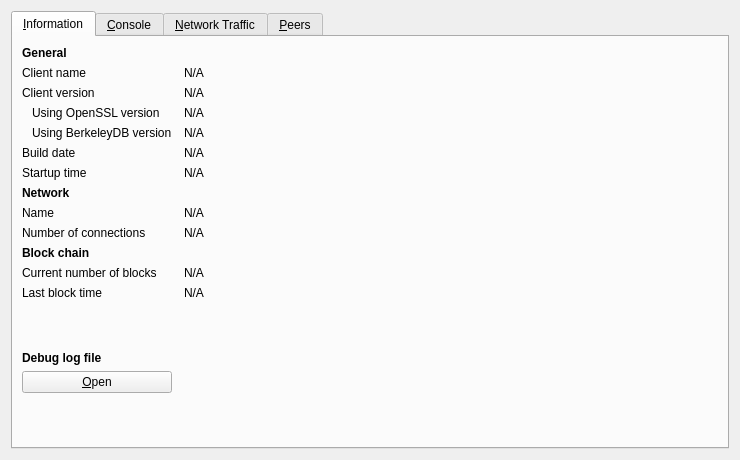
<?xml version="1.0" encoding="UTF-8"?>
<ui version="4.0">
 <class>RPCConsole</class>
 <widget class="QWidget" name="RPCConsole">
  <property name="geometry">
   <rect>
    <x>0</x>
    <y>0</y>
    <width>740</width>
    <height>450</height>
   </rect>
  </property>
  <property name="windowTitle">
   <string>Debug window</string>
  </property>
  <layout class="QVBoxLayout" name="verticalLayout_2">
   <item>
    <widget class="QTabWidget" name="tabWidget">
     <property name="currentIndex">
      <number>0</number>
     </property>
     <widget class="QWidget" name="tab_info">
      <attribute name="title">
       <string>&amp;Information</string>
      </attribute>
      <layout class="QGridLayout" name="gridLayout" columnstretch="0,1">
       <property name="horizontalSpacing">
        <number>12</number>
       </property>
       <item row="0" column="0">
        <widget class="QLabel" name="label_9">
         <property name="font">
          <font>
           <weight>75</weight>
           <bold>true</bold>
          </font>
         </property>
         <property name="text">
          <string>General</string>
         </property>
        </widget>
       </item>
       <item row="1" column="0">
        <widget class="QLabel" name="label_5">
         <property name="text">
          <string>Client name</string>
         </property>
        </widget>
       </item>
       <item row="1" column="1">
        <widget class="QLabel" name="clientName">
         <property name="cursor">
          <cursorShape>IBeamCursor</cursorShape>
         </property>
         <property name="text">
          <string>N/A</string>
         </property>
         <property name="textFormat">
          <enum>Qt::PlainText</enum>
         </property>
         <property name="textInteractionFlags">
          <set>Qt::LinksAccessibleByMouse|Qt::TextSelectableByKeyboard|Qt::TextSelectableByMouse</set>
         </property>
        </widget>
       </item>
       <item row="2" column="0">
        <widget class="QLabel" name="label_6">
         <property name="text">
          <string>Client version</string>
         </property>
        </widget>
       </item>
       <item row="2" column="1">
        <widget class="QLabel" name="clientVersion">
         <property name="cursor">
          <cursorShape>IBeamCursor</cursorShape>
         </property>
         <property name="text">
          <string>N/A</string>
         </property>
         <property name="textFormat">
          <enum>Qt::PlainText</enum>
         </property>
         <property name="textInteractionFlags">
          <set>Qt::LinksAccessibleByMouse|Qt::TextSelectableByKeyboard|Qt::TextSelectableByMouse</set>
         </property>
        </widget>
       </item>
       <item row="3" column="0">
        <widget class="QLabel" name="label_14">
         <property name="text">
          <string>Using OpenSSL version</string>
         </property>
         <property name="indent">
          <number>10</number>
         </property>
        </widget>
       </item>
       <item row="3" column="1">
        <widget class="QLabel" name="openSSLVersion">
         <property name="cursor">
          <cursorShape>IBeamCursor</cursorShape>
         </property>
         <property name="text">
          <string>N/A</string>
         </property>
         <property name="textFormat">
          <enum>Qt::PlainText</enum>
         </property>
         <property name="textInteractionFlags">
          <set>Qt::LinksAccessibleByMouse|Qt::TextSelectableByKeyboard|Qt::TextSelectableByMouse</set>
         </property>
        </widget>
       </item>
       <item row="4" column="0">
        <widget class="QLabel" name="label_berkeleyDBVersion">
         <property name="text">
          <string>Using BerkeleyDB version</string>
         </property>
         <property name="indent">
          <number>10</number>
         </property>
        </widget>
       </item>
       <item row="4" column="1">
        <widget class="QLabel" name="berkeleyDBVersion">
         <property name="cursor">
          <cursorShape>IBeamCursor</cursorShape>
         </property>
         <property name="text">
          <string>N/A</string>
         </property>
         <property name="textFormat">
          <enum>Qt::PlainText</enum>
         </property>
         <property name="textInteractionFlags">
          <set>Qt::LinksAccessibleByMouse|Qt::TextSelectableByKeyboard|Qt::TextSelectableByMouse</set>
         </property>
        </widget>
       </item>
       <item row="5" column="0">
        <widget class="QLabel" name="label_12">
         <property name="text">
          <string>Build date</string>
         </property>
        </widget>
       </item>
       <item row="5" column="1">
        <widget class="QLabel" name="buildDate">
         <property name="cursor">
          <cursorShape>IBeamCursor</cursorShape>
         </property>
         <property name="text">
          <string>N/A</string>
         </property>
         <property name="textFormat">
          <enum>Qt::PlainText</enum>
         </property>
         <property name="textInteractionFlags">
          <set>Qt::LinksAccessibleByMouse|Qt::TextSelectableByKeyboard|Qt::TextSelectableByMouse</set>
         </property>
        </widget>
       </item>
       <item row="6" column="0">
        <widget class="QLabel" name="label_13">
         <property name="text">
          <string>Startup time</string>
         </property>
        </widget>
       </item>
       <item row="6" column="1">
        <widget class="QLabel" name="startupTime">
         <property name="cursor">
          <cursorShape>IBeamCursor</cursorShape>
         </property>
         <property name="text">
          <string>N/A</string>
         </property>
         <property name="textFormat">
          <enum>Qt::PlainText</enum>
         </property>
         <property name="textInteractionFlags">
          <set>Qt::LinksAccessibleByMouse|Qt::TextSelectableByKeyboard|Qt::TextSelectableByMouse</set>
         </property>
        </widget>
       </item>
       <item row="7" column="0">
        <widget class="QLabel" name="label_11">
         <property name="font">
          <font>
           <weight>75</weight>
           <bold>true</bold>
          </font>
         </property>
         <property name="text">
          <string>Network</string>
         </property>
        </widget>
       </item>
       <item row="8" column="0">
        <widget class="QLabel" name="label_8">
         <property name="text">
          <string>Name</string>
         </property>
        </widget>
       </item>
       <item row="8" column="1">
        <widget class="QLabel" name="networkName">
         <property name="cursor">
          <cursorShape>IBeamCursor</cursorShape>
         </property>
         <property name="text">
          <string>N/A</string>
         </property>
         <property name="textFormat">
          <enum>Qt::PlainText</enum>
         </property>
         <property name="textInteractionFlags">
          <set>Qt::LinksAccessibleByMouse|Qt::TextSelectableByKeyboard|Qt::TextSelectableByMouse</set>
         </property>
        </widget>
       </item>
       <item row="9" column="0">
        <widget class="QLabel" name="label_7">
         <property name="text">
          <string>Number of connections</string>
         </property>
        </widget>
       </item>
       <item row="9" column="1">
        <widget class="QLabel" name="numberOfConnections">
         <property name="cursor">
          <cursorShape>IBeamCursor</cursorShape>
         </property>
         <property name="text">
          <string>N/A</string>
         </property>
         <property name="textFormat">
          <enum>Qt::PlainText</enum>
         </property>
         <property name="textInteractionFlags">
          <set>Qt::LinksAccessibleByMouse|Qt::TextSelectableByKeyboard|Qt::TextSelectableByMouse</set>
         </property>
        </widget>
       </item>
       <item row="10" column="0">
        <widget class="QLabel" name="label_10">
         <property name="font">
          <font>
           <weight>75</weight>
           <bold>true</bold>
          </font>
         </property>
         <property name="text">
          <string>Block chain</string>
         </property>
        </widget>
       </item>
       <item row="11" column="0">
        <widget class="QLabel" name="label_3">
         <property name="text">
          <string>Current number of blocks</string>
         </property>
        </widget>
       </item>
       <item row="11" column="1">
        <widget class="QLabel" name="numberOfBlocks">
         <property name="cursor">
          <cursorShape>IBeamCursor</cursorShape>
         </property>
         <property name="text">
          <string>N/A</string>
         </property>
         <property name="textFormat">
          <enum>Qt::PlainText</enum>
         </property>
         <property name="textInteractionFlags">
          <set>Qt::LinksAccessibleByMouse|Qt::TextSelectableByKeyboard|Qt::TextSelectableByMouse</set>
         </property>
        </widget>
       </item>
       <item row="12" column="0">
        <widget class="QLabel" name="label_2">
         <property name="text">
          <string>Last block time</string>
         </property>
        </widget>
       </item>
       <item row="12" column="1">
        <widget class="QLabel" name="lastBlockTime">
         <property name="cursor">
          <cursorShape>IBeamCursor</cursorShape>
         </property>
         <property name="text">
          <string>N/A</string>
         </property>
         <property name="textFormat">
          <enum>Qt::PlainText</enum>
         </property>
         <property name="textInteractionFlags">
          <set>Qt::LinksAccessibleByMouse|Qt::TextSelectableByKeyboard|Qt::TextSelectableByMouse</set>
         </property>
        </widget>
       </item>
       <item row="13" column="0">
        <spacer name="verticalSpacer_2">
         <property name="orientation">
          <enum>Qt::Vertical</enum>
         </property>
         <property name="sizeHint" stdset="0">
          <size>
           <width>20</width>
           <height>20</height>
          </size>
         </property>
        </spacer>
       </item>
       <item row="14" column="0">
        <widget class="QLabel" name="labelDebugLogfile">
         <property name="font">
          <font>
           <weight>75</weight>
           <bold>true</bold>
          </font>
         </property>
         <property name="text">
          <string>Debug log file</string>
         </property>
        </widget>
       </item>
       <item row="15" column="0">
        <widget class="QPushButton" name="openDebugLogfileButton">
         <property name="toolTip">
          <string>Open the Kcoin Core debug log file from the current data directory. This can take a few seconds for large log files.</string>
         </property>
         <property name="text">
          <string>&amp;Open</string>
         </property>
         <property name="autoDefault">
          <bool>false</bool>
         </property>
        </widget>
       </item>
       <item row="16" column="0">
        <spacer name="verticalSpacer">
         <property name="orientation">
          <enum>Qt::Vertical</enum>
         </property>
         <property name="sizeHint" stdset="0">
          <size>
           <width>20</width>
           <height>40</height>
          </size>
         </property>
        </spacer>
       </item>
      </layout>
     </widget>
     <widget class="QWidget" name="tab_console">
      <attribute name="title">
       <string>&amp;Console</string>
      </attribute>
      <layout class="QVBoxLayout" name="verticalLayout_3">
       <property name="spacing">
        <number>3</number>
       </property>
       <item>
        <widget class="QTextEdit" name="messagesWidget">
         <property name="minimumSize">
          <size>
           <width>0</width>
           <height>100</height>
          </size>
         </property>
         <property name="readOnly">
          <bool>true</bool>
         </property>
         <property name="tabKeyNavigation" stdset="0">
          <bool>false</bool>
         </property>
         <property name="columnCount" stdset="0">
          <number>2</number>
         </property>
        </widget>
       </item>
       <item>
        <layout class="QHBoxLayout" name="horizontalLayout">
         <property name="spacing">
          <number>3</number>
         </property>
         <item>
          <widget class="QLabel" name="label">
           <property name="text">
            <string notr="true">&gt;</string>
           </property>
          </widget>
         </item>
         <item>
          <widget class="QLineEdit" name="lineEdit"/>
         </item>
         <item>
          <widget class="QPushButton" name="clearButton">
           <property name="maximumSize">
            <size>
             <width>24</width>
             <height>24</height>
            </size>
           </property>
           <property name="toolTip">
            <string>Clear console</string>
           </property>
           <property name="text">
            <string/>
           </property>
           <property name="icon">
            <iconset resource="../kcoin.qrc">
             <normaloff>:/icons/remove</normaloff>:/icons/remove</iconset>
           </property>
           <property name="shortcut">
            <string notr="true">Ctrl+L</string>
           </property>
           <property name="autoDefault">
            <bool>false</bool>
           </property>
          </widget>
         </item>
        </layout>
       </item>
      </layout>
     </widget>
     <widget class="QWidget" name="tab_nettraffic">
      <attribute name="title">
       <string>&amp;Network Traffic</string>
      </attribute>
      <layout class="QHBoxLayout" name="horizontalLayout_3">
       <item>
        <layout class="QVBoxLayout" name="verticalLayout_4">
         <item>
          <widget class="TrafficGraphWidget" name="trafficGraph" native="true">
           <property name="sizePolicy">
            <sizepolicy hsizetype="Expanding" vsizetype="Expanding">
             <horstretch>0</horstretch>
             <verstretch>0</verstretch>
            </sizepolicy>
           </property>
          </widget>
         </item>
         <item>
          <layout class="QHBoxLayout" name="horizontalLayout_2">
           <item>
            <widget class="QSlider" name="sldGraphRange">
             <property name="minimum">
              <number>1</number>
             </property>
             <property name="maximum">
              <number>288</number>
             </property>
             <property name="pageStep">
              <number>12</number>
             </property>
             <property name="value">
              <number>6</number>
             </property>
             <property name="orientation">
              <enum>Qt::Horizontal</enum>
             </property>
            </widget>
           </item>
           <item>
            <widget class="QLabel" name="lblGraphRange">
             <property name="minimumSize">
              <size>
               <width>100</width>
               <height>0</height>
              </size>
             </property>
             <property name="alignment">
              <set>Qt::AlignCenter</set>
             </property>
            </widget>
           </item>
           <item>
            <widget class="QPushButton" name="btnClearTrafficGraph">
             <property name="text">
              <string>&amp;Clear</string>
             </property>
             <property name="autoDefault">
              <bool>false</bool>
             </property>
            </widget>
           </item>
          </layout>
         </item>
        </layout>
       </item>
       <item>
        <layout class="QVBoxLayout" name="verticalLayout">
         <item>
          <widget class="QGroupBox" name="groupBox">
           <property name="title">
            <string>Totals</string>
           </property>
           <layout class="QVBoxLayout" name="verticalLayout_5">
            <item>
             <layout class="QHBoxLayout" name="horizontalLayout_4">
              <item>
               <widget class="Line" name="line">
                <property name="sizePolicy">
                 <sizepolicy hsizetype="Fixed" vsizetype="Fixed">
                  <horstretch>0</horstretch>
                  <verstretch>0</verstretch>
                 </sizepolicy>
                </property>
                <property name="minimumSize">
                 <size>
                  <width>10</width>
                  <height>0</height>
                 </size>
                </property>
                <property name="palette">
                 <palette>
                  <active>
                   <colorrole role="Light">
                    <brush brushstyle="SolidPattern">
                     <color alpha="255">
                      <red>0</red>
                      <green>255</green>
                      <blue>0</blue>
                     </color>
                    </brush>
                   </colorrole>
                  </active>
                  <inactive>
                   <colorrole role="Light">
                    <brush brushstyle="SolidPattern">
                     <color alpha="255">
                      <red>0</red>
                      <green>255</green>
                      <blue>0</blue>
                     </color>
                    </brush>
                   </colorrole>
                  </inactive>
                  <disabled>
                   <colorrole role="Light">
                    <brush brushstyle="SolidPattern">
                     <color alpha="255">
                      <red>0</red>
                      <green>255</green>
                      <blue>0</blue>
                     </color>
                    </brush>
                   </colorrole>
                  </disabled>
                 </palette>
                </property>
                <property name="orientation">
                 <enum>Qt::Horizontal</enum>
                </property>
               </widget>
              </item>
              <item>
               <widget class="QLabel" name="label_16">
                <property name="text">
                 <string>Received</string>
                </property>
               </widget>
              </item>
              <item>
               <widget class="QLabel" name="lblBytesIn">
                <property name="minimumSize">
                 <size>
                  <width>50</width>
                  <height>0</height>
                 </size>
                </property>
                <property name="alignment">
                 <set>Qt::AlignRight|Qt::AlignTrailing|Qt::AlignVCenter</set>
                </property>
               </widget>
              </item>
             </layout>
            </item>
            <item>
             <layout class="QHBoxLayout" name="horizontalLayout_5">
              <item>
               <widget class="Line" name="line_2">
                <property name="sizePolicy">
                 <sizepolicy hsizetype="Fixed" vsizetype="Fixed">
                  <horstretch>0</horstretch>
                  <verstretch>0</verstretch>
                 </sizepolicy>
                </property>
                <property name="minimumSize">
                 <size>
                  <width>10</width>
                  <height>0</height>
                 </size>
                </property>
                <property name="palette">
                 <palette>
                  <active>
                   <colorrole role="Light">
                    <brush brushstyle="SolidPattern">
                     <color alpha="255">
                      <red>255</red>
                      <green>0</green>
                      <blue>0</blue>
                     </color>
                    </brush>
                   </colorrole>
                  </active>
                  <inactive>
                   <colorrole role="Light">
                    <brush brushstyle="SolidPattern">
                     <color alpha="255">
                      <red>255</red>
                      <green>0</green>
                      <blue>0</blue>
                     </color>
                    </brush>
                   </colorrole>
                  </inactive>
                  <disabled>
                   <colorrole role="Light">
                    <brush brushstyle="SolidPattern">
                     <color alpha="255">
                      <red>255</red>
                      <green>0</green>
                      <blue>0</blue>
                     </color>
                    </brush>
                   </colorrole>
                  </disabled>
                 </palette>
                </property>
                <property name="orientation">
                 <enum>Qt::Horizontal</enum>
                </property>
               </widget>
              </item>
              <item>
               <widget class="QLabel" name="label_17">
                <property name="text">
                 <string>Sent</string>
                </property>
               </widget>
              </item>
              <item>
               <widget class="QLabel" name="lblBytesOut">
                <property name="minimumSize">
                 <size>
                  <width>50</width>
                  <height>0</height>
                 </size>
                </property>
                <property name="alignment">
                 <set>Qt::AlignRight|Qt::AlignTrailing|Qt::AlignVCenter</set>
                </property>
               </widget>
              </item>
             </layout>
            </item>
            <item>
             <spacer name="verticalSpacer_4">
              <property name="orientation">
               <enum>Qt::Vertical</enum>
              </property>
              <property name="sizeHint" stdset="0">
               <size>
                <width>20</width>
                <height>407</height>
               </size>
              </property>
             </spacer>
            </item>
           </layout>
          </widget>
         </item>
        </layout>
       </item>
      </layout>
     </widget>
     <widget class="QWidget" name="tab_peers">
      <attribute name="title">
       <string>&amp;Peers</string>
      </attribute>
      <layout class="QGridLayout" name="gridLayout_2">
       <item row="0" column="0" rowspan="2">
        <widget class="QTableView" name="peerWidget">
         <property name="horizontalScrollBarPolicy">
          <enum>Qt::ScrollBarAsNeeded</enum>
         </property>
         <property name="sortingEnabled">
          <bool>true</bool>
         </property>
         <attribute name="horizontalHeaderHighlightSections">
          <bool>false</bool>
         </attribute>
        </widget>
       </item>
       <item row="0" column="1">
        <widget class="QLabel" name="peerHeading">
         <property name="sizePolicy">
          <sizepolicy hsizetype="Preferred" vsizetype="Minimum">
           <horstretch>0</horstretch>
           <verstretch>0</verstretch>
          </sizepolicy>
         </property>
         <property name="minimumSize">
          <size>
           <width>300</width>
           <height>32</height>
          </size>
         </property>
         <property name="font">
          <font>
           <pointsize>10</pointsize>
          </font>
         </property>
         <property name="cursor">
          <cursorShape>IBeamCursor</cursorShape>
         </property>
         <property name="text">
          <string>Select a peer to view detailed information.</string>
         </property>
         <property name="alignment">
          <set>Qt::AlignHCenter|Qt::AlignTop</set>
         </property>
         <property name="wordWrap">
          <bool>true</bool>
         </property>
         <property name="textInteractionFlags">
          <set>Qt::LinksAccessibleByMouse|Qt::TextSelectableByKeyboard|Qt::TextSelectableByMouse</set>
         </property>
        </widget>
       </item>
       <item row="1" column="1">
        <widget class="QWidget" name="detailWidget" native="true">
         <property name="minimumSize">
          <size>
           <width>300</width>
           <height>0</height>
          </size>
         </property>
         <layout class="QGridLayout" name="gridLayout_3">
          <item row="0" column="0">
           <widget class="QLabel" name="label_30">
            <property name="text">
             <string>Whitelisted</string>
            </property>
           </widget>
          </item>
          <item row="0" column="2">
           <widget class="QLabel" name="peerWhitelisted">
            <property name="cursor">
             <cursorShape>IBeamCursor</cursorShape>
            </property>
            <property name="text">
             <string>N/A</string>
            </property>
            <property name="textFormat">
             <enum>Qt::PlainText</enum>
            </property>
            <property name="textInteractionFlags">
             <set>Qt::LinksAccessibleByMouse|Qt::TextSelectableByKeyboard|Qt::TextSelectableByMouse</set>
            </property>
           </widget>
          </item>
          <item row="1" column="0">
           <widget class="QLabel" name="label_23">
            <property name="text">
             <string>Direction</string>
            </property>
           </widget>
          </item>
          <item row="1" column="2">
           <widget class="QLabel" name="peerDirection">
            <property name="cursor">
             <cursorShape>IBeamCursor</cursorShape>
            </property>
            <property name="text">
             <string>N/A</string>
            </property>
            <property name="textFormat">
             <enum>Qt::PlainText</enum>
            </property>
            <property name="textInteractionFlags">
             <set>Qt::LinksAccessibleByMouse|Qt::TextSelectableByKeyboard|Qt::TextSelectableByMouse</set>
            </property>
           </widget>
          </item>
          <item row="2" column="0">
           <widget class="QLabel" name="label_21">
            <property name="text">
             <string>Version</string>
            </property>
           </widget>
          </item>
          <item row="2" column="2">
           <widget class="QLabel" name="peerVersion">
            <property name="cursor">
             <cursorShape>IBeamCursor</cursorShape>
            </property>
            <property name="text">
             <string>N/A</string>
            </property>
            <property name="textFormat">
             <enum>Qt::PlainText</enum>
            </property>
            <property name="textInteractionFlags">
             <set>Qt::LinksAccessibleByMouse|Qt::TextSelectableByKeyboard|Qt::TextSelectableByMouse</set>
            </property>
           </widget>
          </item>
          <item row="3" column="0">
           <widget class="QLabel" name="label_28">
            <property name="text">
             <string>User Agent</string>
            </property>
           </widget>
          </item>
          <item row="3" column="2">
           <widget class="QLabel" name="peerSubversion">
            <property name="cursor">
             <cursorShape>IBeamCursor</cursorShape>
            </property>
            <property name="text">
             <string>N/A</string>
            </property>
            <property name="textFormat">
             <enum>Qt::PlainText</enum>
            </property>
            <property name="textInteractionFlags">
             <set>Qt::LinksAccessibleByMouse|Qt::TextSelectableByKeyboard|Qt::TextSelectableByMouse</set>
            </property>
           </widget>
          </item>
          <item row="4" column="0">
           <widget class="QLabel" name="label_4">
            <property name="text">
             <string>Services</string>
            </property>
           </widget>
          </item>
          <item row="4" column="2">
           <widget class="QLabel" name="peerServices">
            <property name="cursor">
             <cursorShape>IBeamCursor</cursorShape>
            </property>
            <property name="text">
             <string>N/A</string>
            </property>
            <property name="textFormat">
             <enum>Qt::PlainText</enum>
            </property>
            <property name="textInteractionFlags">
             <set>Qt::LinksAccessibleByMouse|Qt::TextSelectableByKeyboard|Qt::TextSelectableByMouse</set>
            </property>
           </widget>
          </item>
          <item row="5" column="0">
           <widget class="QLabel" name="label_29">
            <property name="text">
             <string>Starting Block</string>
            </property>
           </widget>
          </item>
          <item row="5" column="2">
           <widget class="QLabel" name="peerHeight">
            <property name="cursor">
             <cursorShape>IBeamCursor</cursorShape>
            </property>
            <property name="text">
             <string>N/A</string>
            </property>
            <property name="textFormat">
             <enum>Qt::PlainText</enum>
            </property>
            <property name="textInteractionFlags">
             <set>Qt::LinksAccessibleByMouse|Qt::TextSelectableByKeyboard|Qt::TextSelectableByMouse</set>
            </property>
           </widget>
          </item>
          <item row="6" column="0">
           <widget class="QLabel" name="label_27">
            <property name="text">
             <string>Synced Headers</string>
            </property>
           </widget>
          </item>
          <item row="6" column="2">
           <widget class="QLabel" name="peerSyncHeight">
            <property name="cursor">
             <cursorShape>IBeamCursor</cursorShape>
            </property>
            <property name="text">
             <string>N/A</string>
            </property>
            <property name="textFormat">
             <enum>Qt::PlainText</enum>
            </property>
            <property name="textInteractionFlags">
             <set>Qt::LinksAccessibleByMouse|Qt::TextSelectableByKeyboard|Qt::TextSelectableByMouse</set>
            </property>
           </widget>
          </item>
          <item row="7" column="0">
           <widget class="QLabel" name="label_25">
            <property name="text">
             <string>Synced Blocks</string>
            </property>
           </widget>
          </item>
          <item row="7" column="2">
           <widget class="QLabel" name="peerCommonHeight">
            <property name="cursor">
             <cursorShape>IBeamCursor</cursorShape>
            </property>
            <property name="text">
             <string>N/A</string>
            </property>
            <property name="textFormat">
             <enum>Qt::PlainText</enum>
            </property>
            <property name="textInteractionFlags">
             <set>Qt::LinksAccessibleByMouse|Qt::TextSelectableByKeyboard|Qt::TextSelectableByMouse</set>
            </property>
           </widget>
          </item>
          <item row="8" column="0">
           <widget class="QLabel" name="label_24">
            <property name="text">
             <string>Ban Score</string>
            </property>
           </widget>
          </item>
          <item row="8" column="2">
           <widget class="QLabel" name="peerBanScore">
            <property name="cursor">
             <cursorShape>IBeamCursor</cursorShape>
            </property>
            <property name="text">
             <string>N/A</string>
            </property>
            <property name="textFormat">
             <enum>Qt::PlainText</enum>
            </property>
            <property name="textInteractionFlags">
             <set>Qt::LinksAccessibleByMouse|Qt::TextSelectableByKeyboard|Qt::TextSelectableByMouse</set>
            </property>
           </widget>
          </item>
          <item row="9" column="0">
           <widget class="QLabel" name="label_22">
            <property name="text">
             <string>Connection Time</string>
            </property>
           </widget>
          </item>
          <item row="9" column="2">
           <widget class="QLabel" name="peerConnTime">
            <property name="cursor">
             <cursorShape>IBeamCursor</cursorShape>
            </property>
            <property name="text">
             <string>N/A</string>
            </property>
            <property name="textFormat">
             <enum>Qt::PlainText</enum>
            </property>
            <property name="textInteractionFlags">
             <set>Qt::LinksAccessibleByMouse|Qt::TextSelectableByKeyboard|Qt::TextSelectableByMouse</set>
            </property>
           </widget>
          </item>
          <item row="10" column="0">
           <widget class="QLabel" name="label_15">
            <property name="text">
             <string>Last Send</string>
            </property>
           </widget>
          </item>
          <item row="10" column="2">
           <widget class="QLabel" name="peerLastSend">
            <property name="cursor">
             <cursorShape>IBeamCursor</cursorShape>
            </property>
            <property name="text">
             <string>N/A</string>
            </property>
            <property name="textFormat">
             <enum>Qt::PlainText</enum>
            </property>
            <property name="textInteractionFlags">
             <set>Qt::LinksAccessibleByMouse|Qt::TextSelectableByKeyboard|Qt::TextSelectableByMouse</set>
            </property>
           </widget>
          </item>
          <item row="11" column="0">
           <widget class="QLabel" name="label_19">
            <property name="text">
             <string>Last Receive</string>
            </property>
           </widget>
          </item>
          <item row="11" column="2">
           <widget class="QLabel" name="peerLastRecv">
            <property name="cursor">
             <cursorShape>IBeamCursor</cursorShape>
            </property>
            <property name="text">
             <string>N/A</string>
            </property>
            <property name="textFormat">
             <enum>Qt::PlainText</enum>
            </property>
            <property name="textInteractionFlags">
             <set>Qt::LinksAccessibleByMouse|Qt::TextSelectableByKeyboard|Qt::TextSelectableByMouse</set>
            </property>
           </widget>
          </item>
          <item row="12" column="0">
           <widget class="QLabel" name="label_18">
            <property name="text">
             <string>Bytes Sent</string>
            </property>
           </widget>
          </item>
          <item row="12" column="2">
           <widget class="QLabel" name="peerBytesSent">
            <property name="cursor">
             <cursorShape>IBeamCursor</cursorShape>
            </property>
            <property name="text">
             <string>N/A</string>
            </property>
            <property name="textFormat">
             <enum>Qt::PlainText</enum>
            </property>
            <property name="textInteractionFlags">
             <set>Qt::LinksAccessibleByMouse|Qt::TextSelectableByKeyboard|Qt::TextSelectableByMouse</set>
            </property>
           </widget>
          </item>
          <item row="13" column="0">
           <widget class="QLabel" name="label_20">
            <property name="text">
             <string>Bytes Received</string>
            </property>
           </widget>
          </item>
          <item row="13" column="2">
           <widget class="QLabel" name="peerBytesRecv">
            <property name="cursor">
             <cursorShape>IBeamCursor</cursorShape>
            </property>
            <property name="text">
             <string>N/A</string>
            </property>
            <property name="textFormat">
             <enum>Qt::PlainText</enum>
            </property>
            <property name="textInteractionFlags">
             <set>Qt::LinksAccessibleByMouse|Qt::TextSelectableByKeyboard|Qt::TextSelectableByMouse</set>
            </property>
           </widget>
          </item>
          <item row="14" column="0">
           <widget class="QLabel" name="label_26">
            <property name="text">
             <string>Ping Time</string>
            </property>
           </widget>
          </item>
          <item row="14" column="2">
           <widget class="QLabel" name="peerPingTime">
            <property name="cursor">
             <cursorShape>IBeamCursor</cursorShape>
            </property>
            <property name="text">
             <string>N/A</string>
            </property>
            <property name="textFormat">
             <enum>Qt::PlainText</enum>
            </property>
            <property name="textInteractionFlags">
             <set>Qt::LinksAccessibleByMouse|Qt::TextSelectableByKeyboard|Qt::TextSelectableByMouse</set>
            </property>
           </widget>
          </item>
          <item row="15" column="0">
           <widget class="QLabel" name="peerPingWaitLabel">
            <property name="toolTip">
             <string>The duration of a currently outstanding ping.</string>
            </property>
            <property name="text">
             <string>Ping Wait</string>
            </property>
           </widget>
          </item>
          <item row="15" column="2">
           <widget class="QLabel" name="peerPingWait">
            <property name="cursor">
             <cursorShape>IBeamCursor</cursorShape>
            </property>
            <property name="text">
             <string>N/A</string>
            </property>
            <property name="textFormat">
             <enum>Qt::PlainText</enum>
            </property>
            <property name="textInteractionFlags">
             <set>Qt::LinksAccessibleByMouse|Qt::TextSelectableByKeyboard|Qt::TextSelectableByMouse</set>
            </property>
           </widget>
          </item>
          <item row="16" column="0">
           <widget class="QLabel" name="label_timeoffset">
            <property name="text">
             <string>Time Offset</string>
            </property>
           </widget>
          </item>
          <item row="16" column="2">
           <widget class="QLabel" name="timeoffset">
            <property name="cursor">
             <cursorShape>IBeamCursor</cursorShape>
            </property>
            <property name="text">
             <string>N/A</string>
            </property>
            <property name="textFormat">
             <enum>Qt::PlainText</enum>
            </property>
            <property name="textInteractionFlags">
             <set>Qt::LinksAccessibleByMouse|Qt::TextSelectableByKeyboard|Qt::TextSelectableByMouse</set>
            </property>
           </widget>
          </item>
          <item row="17" column="1">
           <spacer name="verticalSpacer_3">
            <property name="orientation">
             <enum>Qt::Vertical</enum>
            </property>
            <property name="sizeHint" stdset="0">
             <size>
              <width>20</width>
              <height>40</height>
             </size>
            </property>
           </spacer>
          </item>
         </layout>
        </widget>
       </item>
      </layout>
     </widget>
    </widget>
   </item>
  </layout>
 </widget>
 <customwidgets>
  <customwidget>
   <class>TrafficGraphWidget</class>
   <extends>QWidget</extends>
   <header>trafficgraphwidget.h</header>
   <container>1</container>
   <slots>
    <slot>clear()</slot>
   </slots>
  </customwidget>
 </customwidgets>
 <resources>
  <include location="../kcoin.qrc"/>
 </resources>
 <connections/>
</ui>
